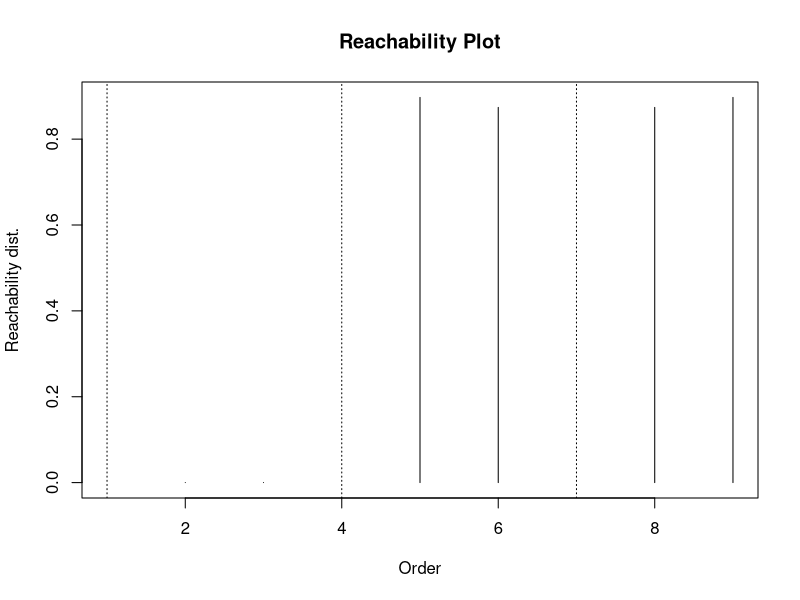
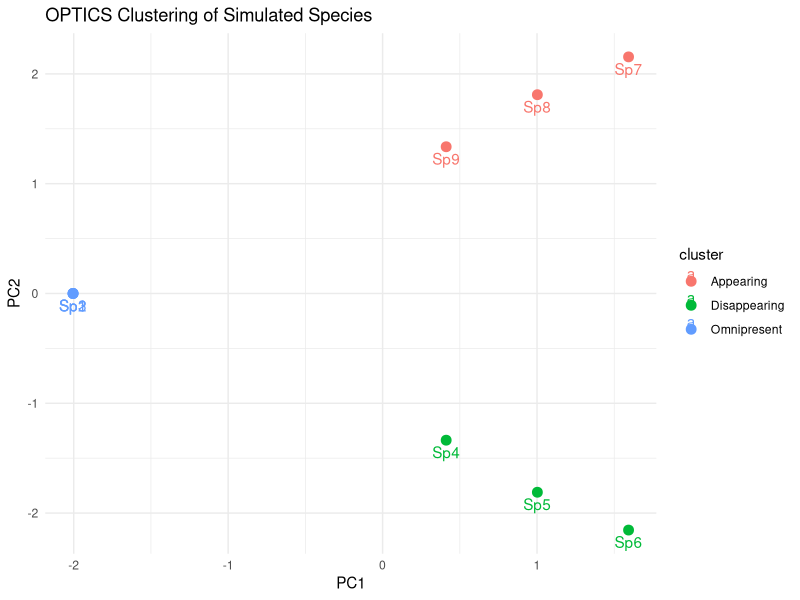
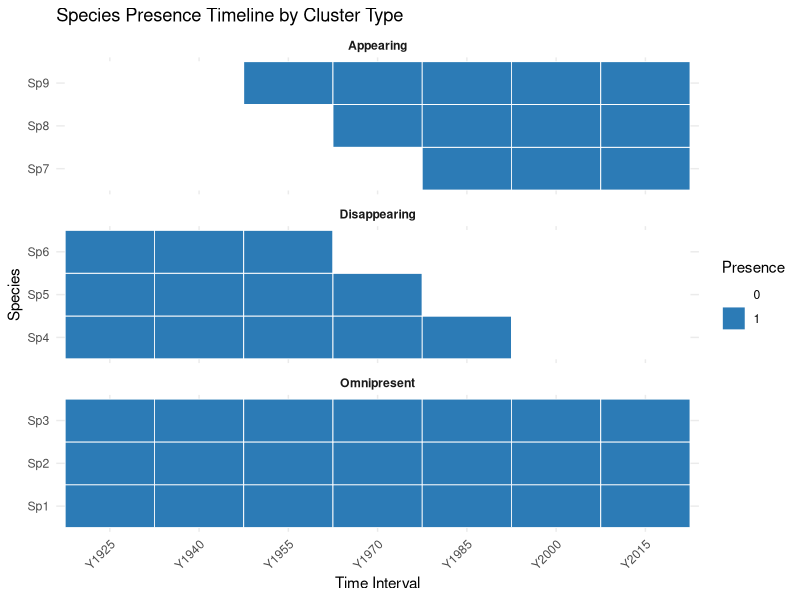

These figures' R source, in order:
library(tidyverse)
library(dbscan)
library(ggplot2)

# Step 1: Simulate presence/absence dataset
set.seed(42)
species <- paste0("Sp", 1:9)
intervals <- paste0("Y", seq(1925, 2025, 15))
presence_matrix <- matrix(0, nrow = 9, ncol = 7,
                          dimnames = list(species, intervals))

# Omnipresent species (Sp1–Sp3): present in all intervals
presence_matrix[1:3, ] <- 1

# Appearing species (Sp4–Sp6): appear later
presence_matrix[4, 1:5] <- 1
presence_matrix[5, 1:4] <- 1
presence_matrix[6, 1:3] <- 1

# Disappearing species (Sp7–Sp9): vanish over time
presence_matrix[7, 5:7] <- 1
presence_matrix[8, 4:7] <- 1
presence_matrix[9, 3:7] <- 1

# Step 2: Calculate temporal metrics
df_metrics <- as.data.frame(presence_matrix) %>%
  rownames_to_column("species") %>%
  rowwise() %>%
  mutate(
    ubiquity = mean(c_across(starts_with("Y"))),
    first = which(c_across(starts_with("Y")) == 1)[1],
    last = tail(which(c_across(starts_with("Y")) == 1), 1),
    slope = coef(lm(as.numeric(c_across(starts_with("Y"))) ~ 
                      seq_along(c_across(starts_with("Y")))))[2],
    turnover = sum(abs(diff(as.numeric(c_across(starts_with("Y")))))) / 2
  ) %>%
  ungroup()

# Step 3: Cluster species using OPTICS
metrics_scaled <- df_metrics %>%
  select(ubiquity, first, last, slope, turnover) %>%
  scale()

opt <- optics(metrics_scaled, minPts = 2)
plot(opt, main = "Reachability Plot")

clusters <- extractDBSCAN(opt, eps_cl = 1.5)
df_metrics$cluster <- as.character(clusters$cluster)

# Step 4: Assign dynamic labels based on average slope
cluster_behavior <- df_metrics %>%
  filter(!is.na(cluster)) %>%
  group_by(cluster) %>%
  summarise(avg_slope = mean(slope), .groups = "drop") %>%
  mutate(cluster_name = case_when(
    avg_slope > 0.1 ~ "Appearing",
    avg_slope < -0.1 ~ "Disappearing",
    TRUE ~ "Omnipresent"
  ))

df_metrics <- df_metrics %>%
  left_join(cluster_behavior, by = "cluster") %>%
  mutate(cluster_name = if_else(is.na(cluster_name), "Unclustered", cluster_name))

# Step 5: PCA visualization
pca <- prcomp(metrics_scaled)
df_pca <- as.data.frame(pca$x[, 1:2]) %>%
  mutate(species = df_metrics$species, cluster = df_metrics$cluster_name)

ggplot(df_pca, aes(PC1, PC2, color = cluster, label = species)) +
  geom_point(size = 3) +
  geom_text(vjust = 1.5) +
  theme_minimal() +
  labs(title = "OPTICS Clustering of Simulated Species")

# Step 6: Plot presence timeline grouped by cluster
presence_df <- as.data.frame(presence_matrix) %>%
  rownames_to_column("species") %>%
  pivot_longer(-species, names_to = "interval", values_to = "presence") %>%
  left_join(df_metrics %>% select(species, cluster_name), by = "species") %>%
  mutate(
    species = fct_reorder(species, as.numeric(factor(cluster_name))),
    interval = factor(interval, levels = intervals)
  )

ggplot(presence_df, aes(x = interval, y = species, fill = factor(presence))) +
  geom_tile(color = "white", linewidth = 0.3) +
  scale_fill_manual(values = c("0" = "white", "1" = "#2C7BB6"), name = "Presence") +
  facet_wrap(~ cluster_name, scales = "free_y", ncol = 1) +
  theme_minimal() +
  theme(axis.text.x = element_text(angle = 45, hjust = 1),
        strip.text = element_text(face = "bold")) +
  labs(title = "Species Presence Timeline by Cluster Type",
       x = "Time Interval",
       y = "Species")
